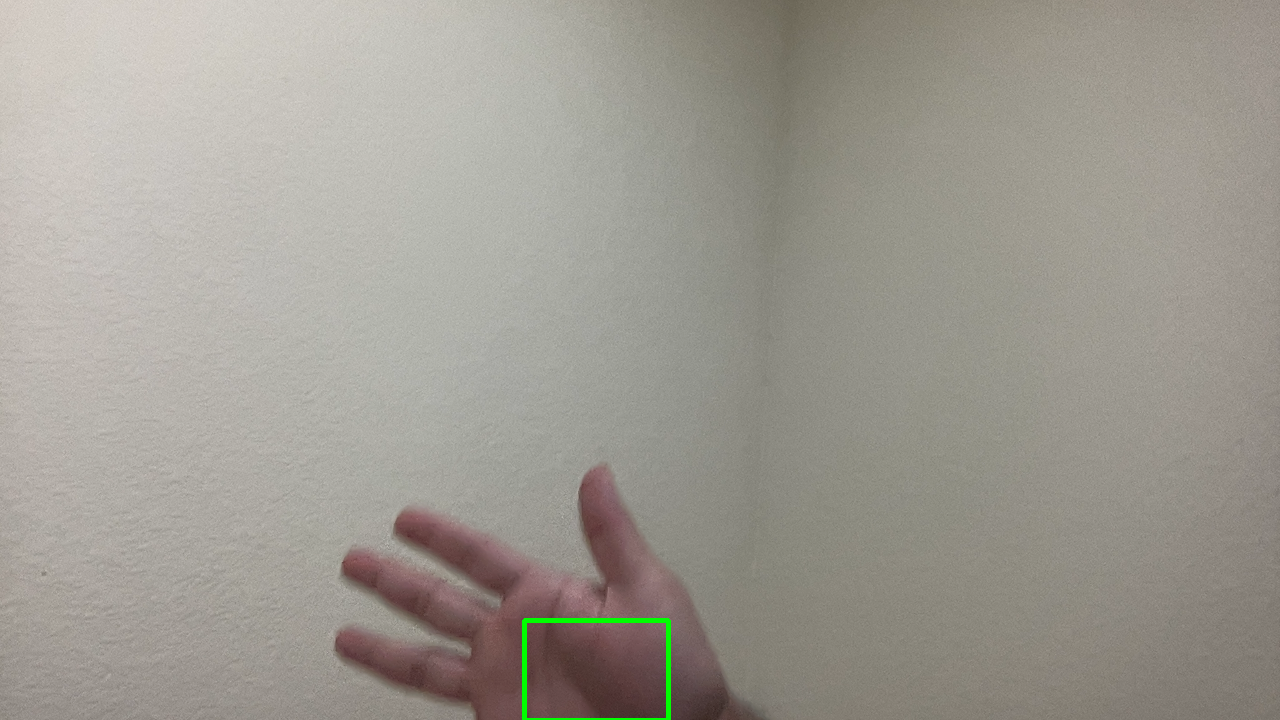
#> input picture APP-2-OBJECT DETECTION/images/1.png, 1280 x 720 px, given in place of the camera
$ python main.py
#> lines starting #> are read from the running program, lines starting #| are printed output that depends on the picture
import cv2
import time
import glob
import os
from threading import Thread
from emailing import send_email

video=cv2.VideoCapture(0)
time.sleep(1)
first_frame=None
status_list=[]
count=1


def clean_folder():
    images=glob.glob('images/*.png')
    for image in images:
    	os.remove(image)


while True:

    status=0 # to capture the static and movment later in rectangle ,capture after new object exits the frame
    check, frame=video.read()
#> frame is the input picture: shape (720, 1280, 3); mean B, G, R 145.9, 154.3, 158.2

    gray_frame=cv2.cvtColor(frame,cv2.COLOR_BGR2GRAY)
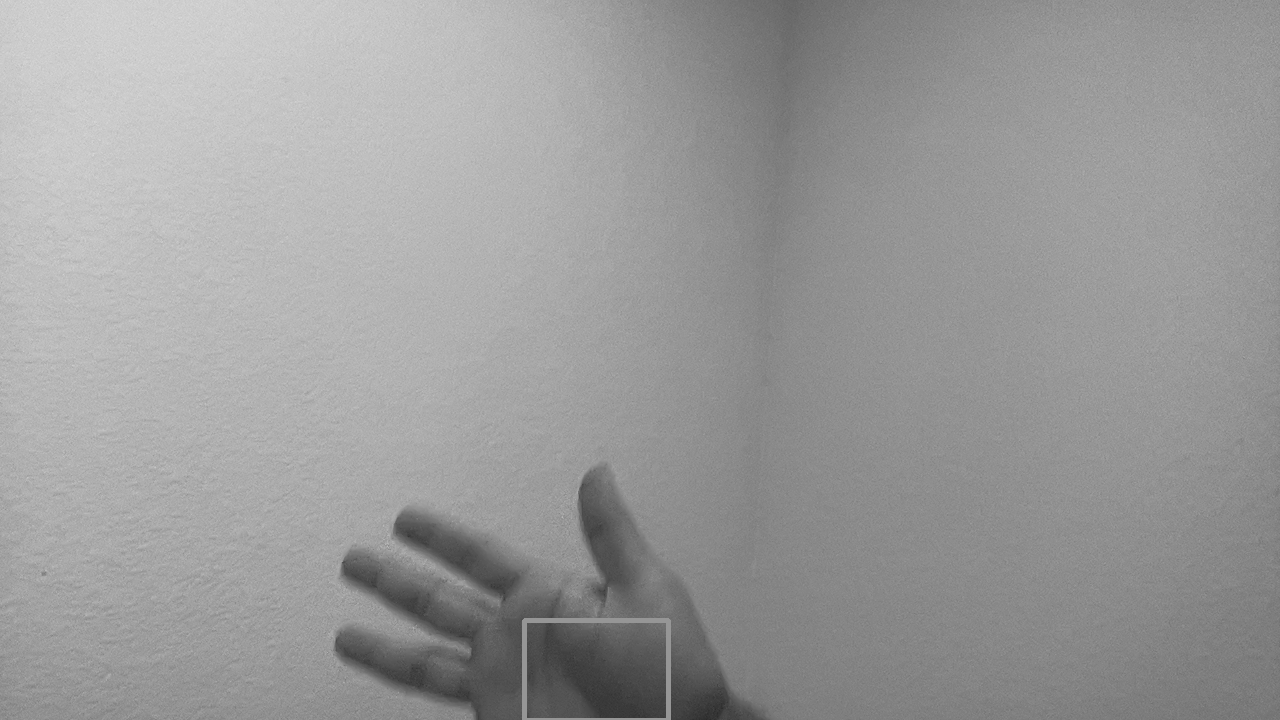
#> gray_frame: shape (720, 1280); min 41, max 218, mean 154.6
    gray_frame_gau=cv2.GaussianBlur(gray_frame,(21,21),0) # to reduce the noise

    # each frame will be compared to first frame in order to detect the movement
    if first_frame is None:
        first_frame=gray_frame_gau

    delta_frame=cv2.absdiff(first_frame,gray_frame_gau)
#> delta_frame: shape (720, 1280); every value is 0


    thresh_frame=cv2.threshold(delta_frame,60, 255,cv2.THRESH_BINARY)[1] # 255 is white and we are considering pixel value >60 and assign it to 255
    dil_frame=cv2.dilate(thresh_frame, None, iterations=2) # deletes the noise and then we have to create the contours
    cv2.imshow("My video",thresh_frame)

    contours, check = cv2.findContours(dil_frame,cv2.RETR_EXTERNAL,cv2.CHAIN_APPROX_SIMPLE) # TO DETECT THE NEW OBJECT
#> contours = []; check = None

    for contour in contours:
        if cv2.contourArea(contour)<5000: # to check fake object
            continue
        x,y,w,h = cv2.boundingRect(contour)
        rectangle=cv2.rectangle(frame,(x,y),(x+w,y+h),(0,255,0),3)
        if rectangle.any():
            status=1
            cv2.imwrite(f"images/{count}.png",frame)
            count=count+1
            all_images=glob.glob("images/*.png")
            index=int(len(all_images)/2)
            image_with_object=all_images[index]

    status_list.append(status)
    status_list=status_list[-2:] # get only the last two objects of the array

    if status_list[0]==1 and status_list[1]==0: # just exited the frame
        email_thread=Thread(target=send_email,args=(image_with_object, ))
        #send_email(image_with_object) we dont need this since using thread
        email_thread.daemon=True
        clean_thread=Thread(target=clean_folder)
        #send_email(image_with_object) we dont need this since using thread
        clean_thread.daemon=True
        #clean_folder()

        email_thread.start()


    cv2.imshow("video",frame)
    key=cv2.waitKey(1)
#> (key q is pressed here)

    if key==ord("q"):
        break
video.release()
#> (the run stopped early here; a loop or call above may not have finished)
